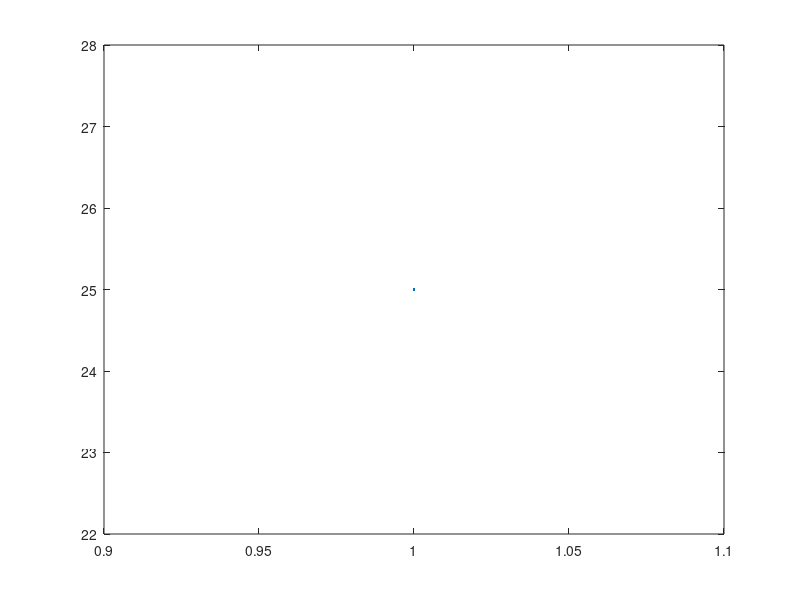

The MATLAB script that drew this image:
clc;
clear all;
close all;

%linear convolution
disp("linear convolution"+newline)
x = input("enter 1st sequence");
h = input("enter 2nd sequence");
n1 = length(x);
n2 = length(h);

for i=1:n1
    for j=1:n2
        y(i,i+j-1)=x(i)*h(j);
    end
end
y2 = sum(y);
disp('convoluted signal');
disp(y2);
Y = conv(x,h);
disp('convoluted signal using built in function');
disp(Y);

%circular convolution

disp(newline)
disp('circular convolution')
n = max(n1,n2);
X = [x,zeros(1,n-n1)];
H = [h,zeros(1,n-n2)];
J = zeros(1,n);
for i = 0:n-1
    for j = 0:n-1
        k = mod(i-j,n);
        J(i+1)=J(i+1)+(X(k+1)*H(j+1));
    end
end
disp('circular convolution')
disp(J)
cc = cconv(x,h,n);
disp('circular convolution using inbuilt function');
disp(cc);
plot(J);